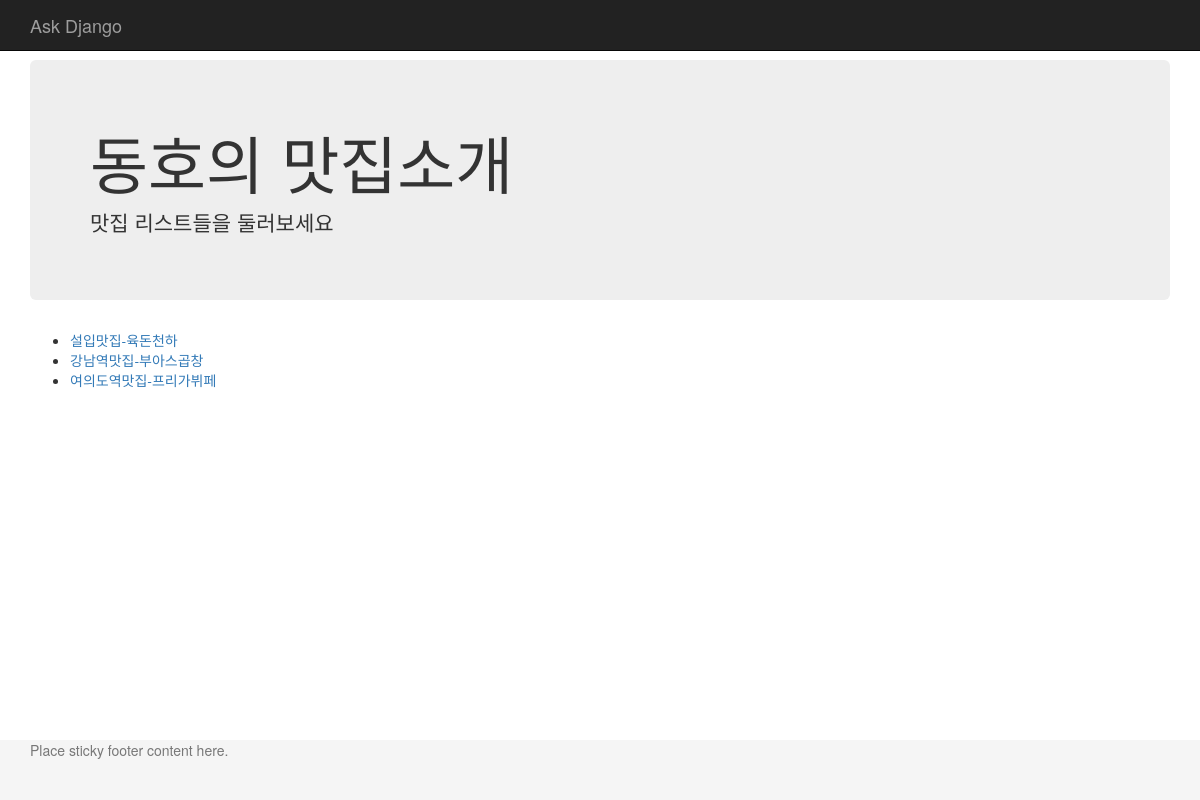
The page / on the database its author committed.
### blog/models.py (models this page shows)
class Post(models.Model):
    title = models.CharField(max_length=100)
    content = models.TextField()
    photo = models.ImageField()

### blog/views.py (the view)
# urls.py: url(r'^$', 'blog.views.index'),
def index(request):
    post_list=Post.objects.all()
    return render(request, 'blog/index.html', {'post_list': post_list,})

### blog/templates/blog/index.html (shortened to what this page needs)
<!doctype html>
<html>
<head>
<link rel="stylesheet" href="https://maxcdn.bootstrapcdn.com/bootstrap/3.3.6/css/bootstrap.min.css" />
</head>
<body>
<div class="navbar navbar-inverse navbar-fixed-top">
    <div class="container">
        <div class="navbar-header">
            <a class="navbar-brand" href="#">Ask Django</a>
        </div>
    </div>
</div>
<div class="container">
    <div class="jumbotron">
        <h1>동호의 맛집소개</h1>
        <p>맛집 리스트들을 둘러보세요</p>
    </div>
    <ul>
    {% for post in post_list %}
        <li>
          <a href="{% url "blog.views.post_detail" post.pk %}">
            {{ post.title }}
        </li>
    {% endfor %}
    </ul>
</div>
<div class="footer">
    <div class="container">
        <p class="text-muted">Place sticky footer content here.</p>
    </div>
</div>
</body>
</html>

### blog/templates/blog/index.html (style rules this page uses)
body { padding-top: 60px; }
html { position: relative; min-height: 100%; }
body { margin-bottom: 60px; }
.footer { position: absolute; bottom: 0; width: 100%; height: 60px; background-color: #f5f5f5; }

### rows shown on the page
Post: title "설입맛집-육돈천하"
Post: title "강남역맛집-부아스곱창"
Post: title "여의도역맛집-프리가뷔페"
